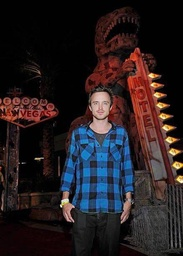
#> input picture data/Adler2009.jpg, 183 x 256 px, shrunk from 438 x 612 before the run, found by its file name
$ python gaussian_blur_manual.py
#> lines starting #> are read from the running program, lines starting #| are printed output that depends on the picture
#> in gauss_manual, image is the input picture: shape (256, 183, 3); mean B, G, R 33.3, 30.4, 38.7
import cv2
import numpy as np
import string

def log_matrix(matrix, size: int, acc: int = 2):
    for i in range(size):
        for j in range(size):
            print(f"{matrix[i, j]:.{acc}f}", end='\t')
        print()


def gauss_function(x: int, y: int, sigma: float, mx: float, my: float) -> float:
    return 1 / (2 * np.pi * sigma ** 2) * np.e ** (-((x - mx) ** 2 + (y - my) ** 2) / (2 * sigma ** 2))


def gauss_kernel(size: int, sigma: float, mx: float, my: float | None = None):
#> called with size = 3, sigma = 1.5, mx = 1
    if size < 0 or size % 2 == 0:
        raise ValueError("ERROR: Size of a kernel must be odd and above 0")
    if my is None:
        my = mx
    kernel = np.empty((size, size))
    for i in range(size):
        for j in range(size):
            kernel[i, j] = gauss_function(i, j, sigma, mx, my)
    log_matrix(kernel, size)
    return kernel / np.sum(kernel)


def convolution(image, kernel, size: int):
#> called with kernel = array of shape (3, 3), size = 3
    h, w = image.shape[:2]
#> h = 256; w = 183
    margin = size // 2
    blurred = np.zeros((h, w, 3), np.uint8)
    for y in range(margin, h - margin):
        for x in range(margin, w - margin):
            b = g = r = 0
            for y0 in range(-margin, margin + 1):
                for x0 in range(-margin, margin + 1):
                    img_y = y + y0
                    img_x = x + x0
                    kernel_val = kernel[y0 + margin][x0 + margin]
                    img_bgr = image[img_y, img_x]
                    b += img_bgr[0] * kernel_val
                    g += img_bgr[1] * kernel_val
                    r += img_bgr[2] * kernel_val
            blurred[y, x] = (b, g, r)
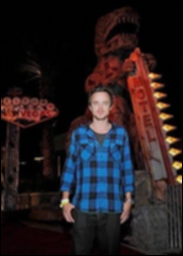
#> blurred: shape (256, 183, 3); mean B, G, R 32.8, 29.8, 37.9
    return blurred[margin:h - margin, margin:w - margin]
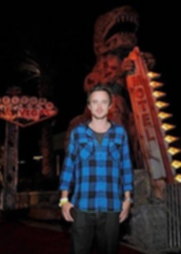
#> returned value: shape (254, 181, 3); mean of channels 0, 1, 2 33.4, 30.3, 38.7; drawn as B, G, R


def gauss_manual(size: int, sigma: float, file: string):
    image = cv2.imread(file, cv2.IMREAD_UNCHANGED)
    if image is None:
        print("Invalid file: " + file)
        exit(-1)
    gauss_name = f"Gauss blur {size} x {size}"
    print(gauss_name)
    kernel = gauss_kernel(size, sigma, size // 2)
    blurred = convolution(image, kernel, size)
    cv2.namedWindow("No effect")
    cv2.imshow("No effect", image)
    cv2.namedWindow(gauss_name)
    cv2.imshow(gauss_name, blurred)
    if cv2.waitKey(0) == 27:
#> (key Esc is pressed here)
        cv2.destroyAllWindows()


if __name__ == "__main__":
    gauss_manual(3, 1.5, r'E:\python\visionLabs\data\Adler2009.jpg')
    gauss_manual(5, 1.5, r'E:\python\visionLabs\data\Adler2009.jpg')
#> call 2 of convolution, with kernel = array of shape (5, 5), size = 5
#> in convolution (call 2), `return blurred[margin:h - margin, margin:w - margin]`:
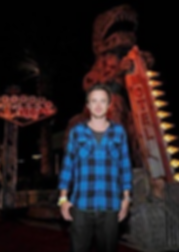
#> returned value: shape (252, 179, 3); mean of channels 0, 1, 2 33.8, 30.7, 39; drawn as B, G, R
#> (key Enter is pressed here)

$ run again, with data/img.jpg copied over data/Adler2009.jpg
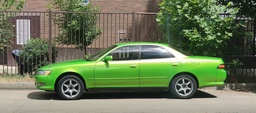
#> input picture data/img.jpg, 256 x 113 px, shrunk from 1778 x 788 before the run, found by its file name
#> in gauss_manual, image is the input picture: shape (113, 256, 3); mean B, G, R 88.5, 119.3, 107.7
#> after the loop in convolution (call 2), `for y in range(margin, h - margin):`:
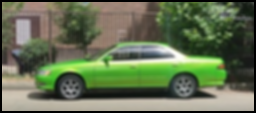
#> blurred: shape (113, 256, 3); mean B, G, R 82.5, 112.3, 100.6
#> in convolution (call 2), `return blurred[margin:h - margin, margin:w - margin]`:
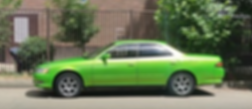
#> returned value: shape (109, 252, 3); mean of channels 0, 1, 2 86.9, 118.3, 106; drawn as B, G, R
